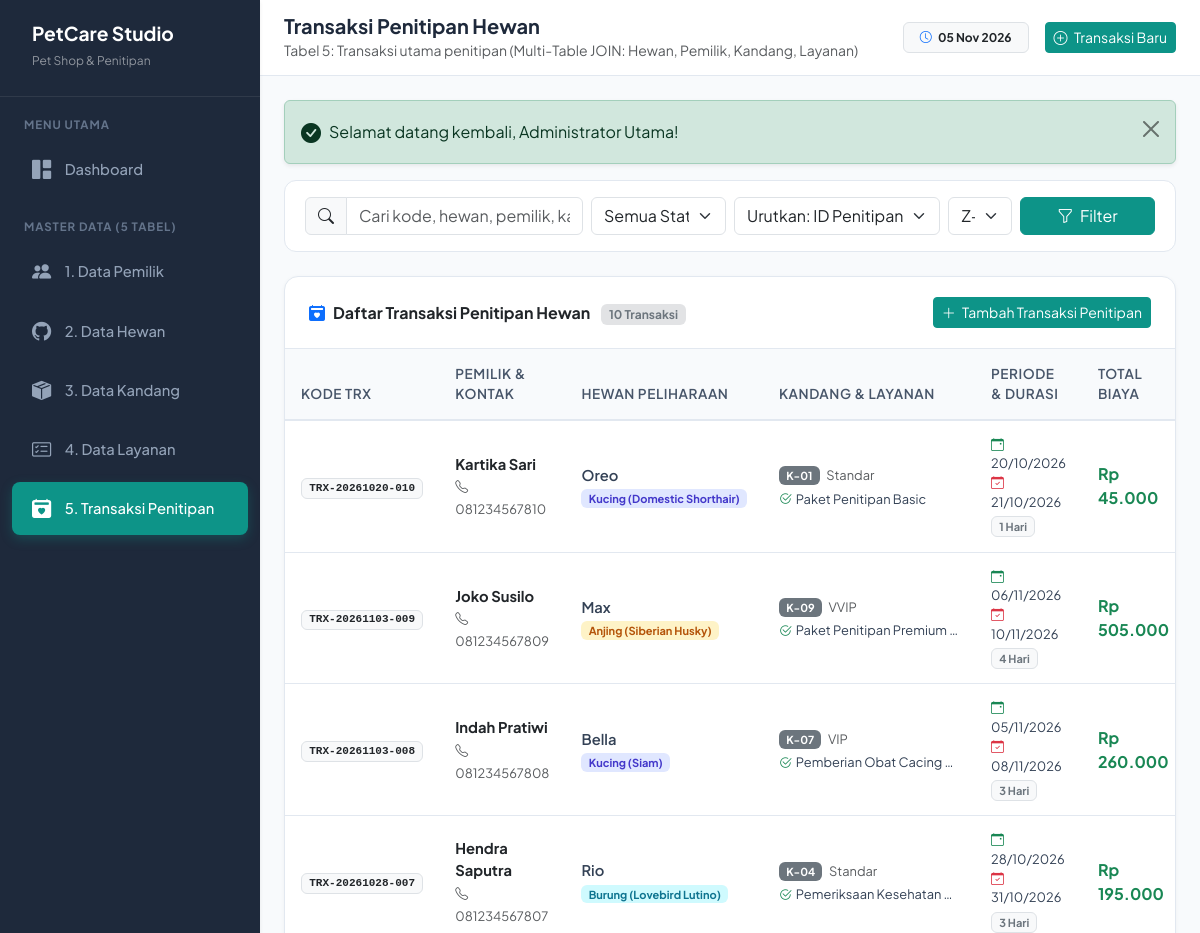
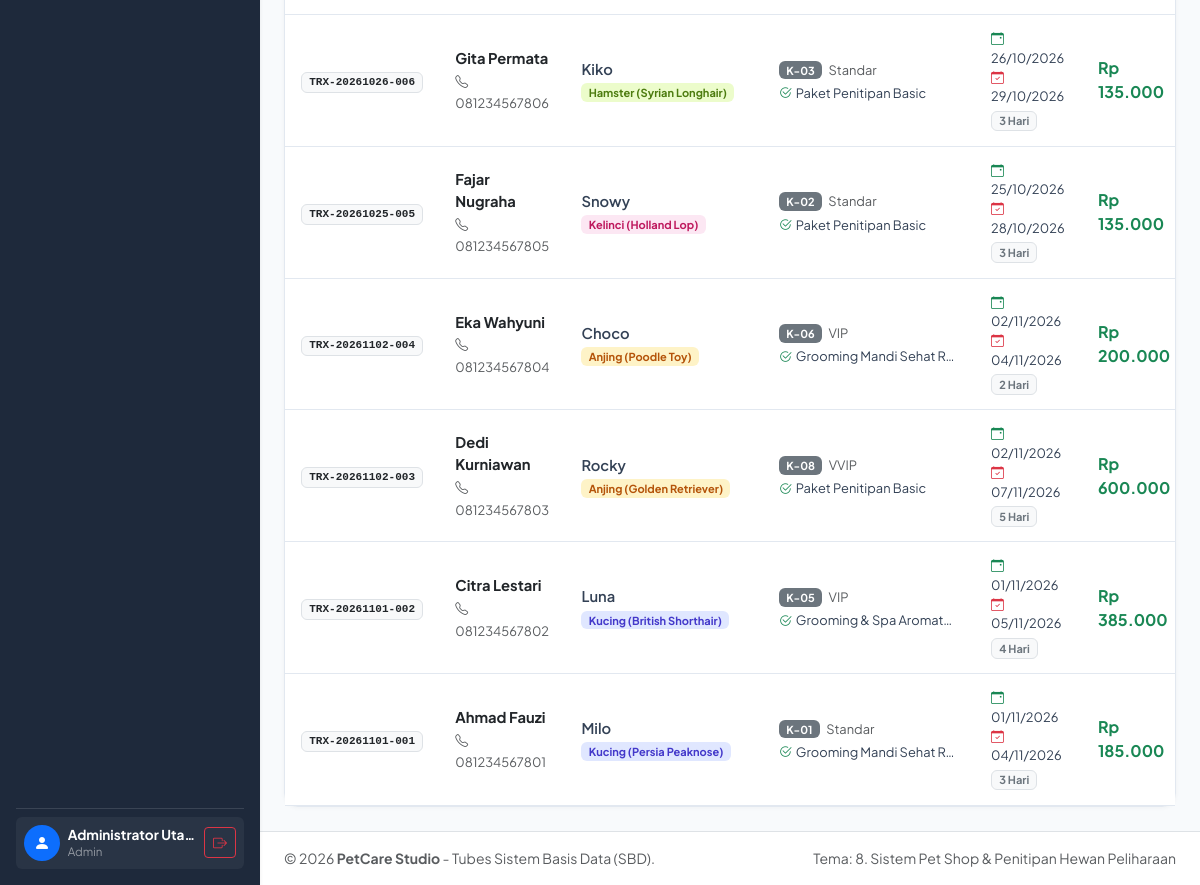
Page /penitipan/index.php (signed in) on the committed database (2 pictures, top to bottom).
### tables this page shows
CREATE TABLE `penitipan` (
    `id_penitipan` INT AUTO_INCREMENT PRIMARY KEY,
    `kode_transaksi` VARCHAR(30) NOT NULL UNIQUE,
    `id_hewan` INT NOT NULL,
    `id_kandang` INT NOT NULL,
    `id_layanan` INT NOT NULL,
    `tgl_masuk` DATE NOT NULL,
    `tgl_keluar` DATE NOT NULL,
    `total_hari` INT NOT NULL CHECK (`total_hari` > 0),
    `total_biaya` DECIMAL(12,2) NOT NULL CHECK (`total_biaya` >= 0),
    `status_penitipan` ENUM('Booking', 'Aktif', 'Selesai', 'Batal') NOT NULL DEFAULT 'Booking',
    `catatan` TEXT,
    `created_at` TIMESTAMP DEFAULT CURRENT_TIMESTAMP,
    CONSTRAINT `fk_penitipan_hewan` FOREIGN KEY (`id_hewan`) 
        REFERENCES `hewan` (`id_hewan`) 
        ON DELETE RESTRICT 
        ON UPDATE CASCADE,
    CONSTRAINT `fk_penitipan_kandang` FOREIGN KEY (`id_kandang`) 
        REFERENCES `kandang` (`id_kandang`) 
        ON DELETE RESTRICT 
        ON UPDATE CASCADE,
    CONSTRAINT `fk_penitipan_layanan` FOREIGN KEY (`id_layanan`) 
        REFERENCES `layanan` (`id_layanan`) 
        ON DELETE RESTRICT 
        ON UPDATE CASCADE
);

CREATE TABLE `pemilik` (
    `id_pemilik` INT AUTO_INCREMENT PRIMARY KEY,
    `nama_pemilik` VARCHAR(100) NOT NULL,
    `no_hp` VARCHAR(20) NOT NULL,
    `email` VARCHAR(100) UNIQUE,
    `alamat` TEXT NOT NULL,
    `created_at` TIMESTAMP DEFAULT CURRENT_TIMESTAMP
);

CREATE TABLE `hewan` (
    `id_hewan` INT AUTO_INCREMENT PRIMARY KEY,
    `id_pemilik` INT NOT NULL,
    `nama_hewan` VARCHAR(50) NOT NULL,
    `jenis_hewan` ENUM('Kucing', 'Anjing', 'Kelinci', 'Hamster', 'Burung', 'Reptil') NOT NULL,
    `ras` VARCHAR(50) NOT NULL,
    `umur_bulan` INT NOT NULL CHECK (`umur_bulan` >= 0),
    `jenis_kelamin` ENUM('Jantan', 'Betina') NOT NULL,
    `berat_kg` DECIMAL(4,2) NOT NULL CHECK (`berat_kg` > 0),
    `created_at` TIMESTAMP DEFAULT CURRENT_TIMESTAMP,
    CONSTRAINT `fk_hewan_pemilik` FOREIGN KEY (`id_pemilik`) 
        REFERENCES `pemilik` (`id_pemilik`) 
        ON DELETE CASCADE 
        ON UPDATE CASCADE
);

CREATE TABLE `kandang` (
    `id_kandang` INT AUTO_INCREMENT PRIMARY KEY,
    `nomor_kandang` VARCHAR(20) NOT NULL UNIQUE,
    `tipe_kandang` ENUM('Standar', 'VIP', 'VVIP') NOT NULL,
    `kapasitas` INT NOT NULL DEFAULT 1 CHECK (`kapasitas` > 0),
    `tarif_per_hari` DECIMAL(10,2) NOT NULL CHECK (`tarif_per_hari` > 0),
    `status_kandang` ENUM('Tersedia', 'Terisi', 'Perbaikan') NOT NULL DEFAULT 'Tersedia',
    `created_at` TIMESTAMP DEFAULT CURRENT_TIMESTAMP
);

CREATE TABLE `layanan` (
    `id_layanan` INT AUTO_INCREMENT PRIMARY KEY,
    `nama_layanan` VARCHAR(100) NOT NULL,
    `kategori` ENUM('Penitipan Saja', 'Grooming & Spa', 'Kesehatan & Vaksin', 'Perawatan Khusus') NOT NULL,
    `tarif_layanan` DECIMAL(10,2) NOT NULL CHECK (`tarif_layanan` >= 0),
    `deskripsi` TEXT,
    `created_at` TIMESTAMP DEFAULT CURRENT_TIMESTAMP
);

### penitipan/index.php (the view, shortened to what this page needs)
<?php
require_once __DIR__ . '/../includes/header.php';
$search = cleanInput($_GET['search'] ?? '');
$sort   = cleanInput($_GET['sort'] ?? 'p.id_penitipan');
$order  = cleanInput($_GET['order'] ?? 'DESC');
$order = strtoupper($order) === 'ASC' ? 'ASC' : 'DESC';
$sql = "SELECT
    p.id_penitipan,
    p.kode_transaksi,
    p.tgl_masuk,
    p.tgl_keluar,
    p.total_hari,
    p.total_biaya,
    p.status_penitipan,
    p.catatan,
    p.created_at,
    h.id_hewan,
    h.nama_hewan,
    h.jenis_hewan,
    h.ras,
    pm.id_pemilik,
    pm.nama_pemilik,
    pm.no_hp,
    k.id_kandang,
    k.nomor_kandang,
    k.tipe_kandang,
    k.tarif_per_hari,
    l.id_layanan,
    l.nama_layanan,
    l.tarif_layanan
FROM penitipan p
INNER JOIN hewan h ON p.id_hewan = h.id_hewan
INNER JOIN pemilik pm ON h.id_pemilik = pm.id_pemilik
INNER JOIN kandang k ON p.id_kandang = k.id_kandang
INNER JOIN layanan l ON p.id_layanan = l.id_layanan
WHERE 1=1";
$sql .= " ORDER BY $sort $order";
$result = mysqli_query($conn, $sql);
$totalRows = mysqli_num_rows($result);
?>
<div class="filter-bar">
    <form action="" method="GET" class="row g-2 align-items-center">
        <div class="col-md-4">
            <div class="input-group">
                <span class="input-group-text bg-light"><i class="bi bi-search"></i></span>
                <input type="text" name="search" class="form-control" placeholder="Cari kode, hewan, pemilik, kandang..." value="<?= htmlspecialchars($search) ?>">
            </div>
        </div>
        <div class="col-md-2">
            <select name="status" class="form-select">
                <option value="">Semua Status</option>
            </select>
        </div>
        <div class="col-md-3">
            <select name="sort" class="form-select">
                <option value="p.id_penitipan" <?= $sort === 'p.id_penitipan' ? 'selected' : '' ?>>Urutkan: ID Penitipan</option>
            </select>
        </div>
        <div class="col-md-1">
            <select name="order" class="form-select">
                <option value="DESC" <?= $order === 'DESC' ? 'selected' : '' ?>>Z-A (Terbaru)</option>
            </select>
        </div>
        <div class="col-md-2 d-flex gap-2">
            <button type="submit" class="btn btn-primary w-100">
                <i class="bi bi-funnel me-1"></i> Filter
            </button>
        </div>
    </form>
</div>
<div class="card card-custom">
    <div class="card-header d-flex justify-content-between align-items-center">
        <div>
            <span class="fw-bold"><i class="bi bi-calendar2-heart-fill me-2 text-primary"></i>Daftar Transaksi Penitipan Hewan</span>
            <span class="badge bg-secondary-subtle text-secondary ms-2"><?= $totalRows ?> Transaksi</span>
        </div>
        <a href="<?= base_url('penitipan/tambah.php') ?>" class="btn btn-sm btn-primary">
            <i class="bi bi-plus-lg me-1"></i> Tambah Transaksi Penitipan
        </a>
    </div>
    <div class="table-responsive">
        <table class="table table-custom table-hover mb-0">
            <thead>
                <tr>
                    <th>Kode TRX</th>
                    <th>Pemilik & Kontak</th>
                    <th>Hewan Peliharaan</th>
                    <th>Kandang & Layanan</th>
                    <th>Periode & Durasi</th>
                    <th>Total Biaya</th>
                </tr>
            </thead>
            <tbody>
                <?php if ($result && $totalRows > 0): ?>
                    <?php while ($row = mysqli_fetch_assoc($result)): ?>
                        <tr>
                            <td>
                                <span class="badge bg-light text-dark font-monospace border fw-bold">
                                    <?= htmlspecialchars($row['kode_transaksi']) ?>
                                </span>
                            </td>
                            <td>
                                <div class="fw-bold text-dark"><?= htmlspecialchars($row['nama_pemilik']) ?></div>
                                <small class="text-muted"><i class="bi bi-telephone me-1"></i><?= htmlspecialchars($row['no_hp']) ?></small>
                            </td>
                            <td>
                                <div class="fw-semibold"><?= htmlspecialchars($row['nama_hewan']) ?></div>
                                <span class="badge badge-pet-<?= strtolower($row['jenis_hewan']) ?>">
                                    <?= htmlspecialchars($row['jenis_hewan']) ?> (<?= htmlspecialchars($row['ras']) ?>)
                                </span>
                            </td>
                            <td>
                                <div>
                                    <span class="badge bg-secondary me-1"><?= htmlspecialchars($row['nomor_kandang']) ?></span>
                                    <small class="text-muted"><?= htmlspecialchars($row['tipe_kandang']) ?></small>
                                </div>
                                <div class="small text-truncate mt-1" style="max-width: 180px;" title="<?= htmlspecialchars($row['nama_layanan']) ?>">
                                    <i class="bi bi-check2-circle text-success me-1"></i><?= htmlspecialchars($row['nama_layanan']) ?>
                                </div>
                            </td>
                            <td>
                                <div class="small"><i class="bi bi-calendar-event text-success me-1"></i> <?= date('d/m/Y', strtotime($row['tgl_masuk'])) ?></div>
                                <div class="small"><i class="bi bi-calendar-check text-danger me-1"></i> <?= date('d/m/Y', strtotime($row['tgl_keluar'])) ?></div>
                                <span class="badge bg-light text-secondary border mt-1"><?= $row['total_hari'] ?> Hari</span>
                            </td>
                            <td>
                                <span class="fw-bold text-success fs-6"><?= formatRupiah($row['total_biaya']) ?></span>
                            </td>
                        </tr>
                    <?php endwhile; ?>
                <?php endif; ?>
            </tbody>
        </table>
    </div>
</div>
<?php require_once __DIR__ . '/../includes/footer.php'; ?>

### assets/css/style.css (style rules this page uses)
:root { --primary-color: #0d9488; --primary-hover: #0f766e; --primary-light: #ccfbf1; --secondary-color: #f59e0b; --secondary-light: #fef3c7; --sidebar-bg: #1e293b; --sidebar-hover: #334155; --body-bg: #f8fafc; --card-border: #e2e8f0; --text-main: #1e293b; --text-muted: #64748b; }
body { font-family: 'Plus Jakarta Sans', -apple-system, BlinkMacSystemFont, "Segoe UI", Roboto, sans-serif; background-color: var(--body-bg); color: var(--text-main); min-height: 100vh; }
.card-custom { border: 1px solid var(--card-border); border-radius: 14px; background: #ffffff; box-shadow: 0 1px 4px rgba(0, 0, 0, 0.04); }
.card-custom .card-header { background-color: transparent; border-bottom: 1px solid var(--card-border); padding: 1.25rem 1.5rem; font-weight: 600; }
.table-custom { vertical-align: middle; }
.table-custom thead th { background-color: #f8fafc; color: #475569; font-weight: 600; font-size: 0.85rem; text-transform: uppercase; letter-spacing: 0.04em; border-bottom: 2px solid var(--card-border); padding: 0.9rem 1rem; }
.table-custom tbody td { padding: 0.9rem 1rem; color: #334155; font-size: 0.92rem; border-bottom: 1px solid var(--card-border); }
.badge-pet-kucing { background-color: #e0e7ff; color: #4338ca; }
.badge-pet-anjing { background-color: #fef3c7; color: #b45309; }
.badge-pet-kelinci { background-color: #fce7f3; color: #be185d; }
.badge-pet-hamster { background-color: #ecfccb; color: #4d7c0f; }
.badge-pet-burung { background-color: #cffafe; color: #0e7490; }
.filter-bar { background: #ffffff; border-radius: 12px; padding: 1rem 1.25rem; border: 1px solid var(--card-border); margin-bottom: 1.5rem; }
.btn-primary { background-color: var(--primary-color); border-color: var(--primary-color); }

### rows in the picture
penitipan: kode_transaksi "TRX-20261020-010", pemilik.nama_pemilik "Kartika Sari", pemilik.no_hp "081234567810", id_hewan.nama_hewan "Oreo", id_hewan.jenis_hewan "Kucing", id_hewan.ras "Domestic Shorthair", id_kandang.nomor_kandang "K-01", id_kandang.tipe_kandang "Standar", id_layanan.nama_layanan "Paket Penitipan Basic", tgl_masuk "20/10/2026", tgl_keluar "21/10/2026", total_hari "1", total_biaya "Rp 45.000"
penitipan: kode_transaksi "TRX-20261103-009", pemilik.nama_pemilik "Joko Susilo", pemilik.no_hp "081234567809", id_hewan.nama_hewan "Max", id_hewan.jenis_hewan "Anjing", id_hewan.ras "Siberian Husky", id_kandang.nomor_kandang "K-09", id_kandang.tipe_kandang "VVIP", id_layanan.nama_layanan "Paket Penitipan Premium…", tgl_masuk "06/11/2026", tgl_keluar "10/11/2026", total_hari "4", total_biaya "Rp 505.000"
penitipan: kode_transaksi "TRX-20261103-008", pemilik.nama_pemilik "Indah Pratiwi", pemilik.no_hp "081234567808", id_hewan.nama_hewan "Bella", id_hewan.jenis_hewan "Kucing", id_hewan.ras "Siam", id_kandang.nomor_kandang "K-07", id_kandang.tipe_kandang "VIP", id_layanan.nama_layanan "Pemberian Obat Cacing…", tgl_masuk "05/11/2026", tgl_keluar "08/11/2026", total_hari "3", total_biaya "Rp 260.000"
penitipan: kode_transaksi "TRX-20261028-007", pemilik.nama_pemilik "Hendra Saputra", pemilik.no_hp "081234567807", id_hewan.nama_hewan "Rio", id_hewan.jenis_hewan "Burung", id_hewan.ras "Lovebird Lutino", id_kandang.nomor_kandang "K-04", id_kandang.tipe_kandang "Standar", id_layanan.nama_layanan "Pemeriksaan Kesehatan…", tgl_masuk "28/10/2026", tgl_keluar "31/10/2026", total_hari "3", total_biaya "Rp 195.000"
penitipan: kode_transaksi "TRX-20261026-006", pemilik.nama_pemilik "Gita Permata", pemilik.no_hp "081234567806", id_hewan.nama_hewan "Kiko", id_hewan.jenis_hewan "Hamster", id_hewan.ras "Syrian Longhair", id_kandang.nomor_kandang "K-03", id_kandang.tipe_kandang "Standar", id_layanan.nama_layanan "Paket Penitipan Basic", tgl_masuk "26/10/2026", tgl_keluar "29/10/2026", total_hari "3", total_biaya "Rp 135.000"
penitipan: kode_transaksi "TRX-20261025-005", pemilik.nama_pemilik "Fajar Nugraha", pemilik.no_hp "081234567805", id_hewan.nama_hewan "Snowy", id_hewan.jenis_hewan "Kelinci", id_hewan.ras "Holland Lop", id_kandang.nomor_kandang "K-02", id_kandang.tipe_kandang "Standar", id_layanan.nama_layanan "Paket Penitipan Basic", tgl_masuk "25/10/2026", tgl_keluar "28/10/2026", total_hari "3", total_biaya "Rp 135.000"
penitipan: kode_transaksi "TRX-20261102-004", pemilik.nama_pemilik "Eka Wahyuni", pemilik.no_hp "081234567804", id_hewan.nama_hewan "Choco", id_hewan.jenis_hewan "Anjing", id_hewan.ras "Poodle Toy", id_kandang.nomor_kandang "K-06", id_kandang.tipe_kandang "VIP", id_layanan.nama_layanan "Grooming Mandi Sehat R…", tgl_masuk "02/11/2026", tgl_keluar "04/11/2026", total_hari "2", total_biaya "Rp 200.000"
penitipan: kode_transaksi "TRX-20261102-003", pemilik.nama_pemilik "Dedi Kurniawan", pemilik.no_hp "081234567803", id_hewan.nama_hewan "Rocky", id_hewan.jenis_hewan "Anjing", id_hewan.ras "Golden Retriever", id_kandang.nomor_kandang "K-08", id_kandang.tipe_kandang "VVIP", id_layanan.nama_layanan "Paket Penitipan Basic", tgl_masuk "02/11/2026", tgl_keluar "07/11/2026", total_hari "5", total_biaya "Rp 600.000"
penitipan: kode_transaksi "TRX-20261101-002", pemilik.nama_pemilik "Citra Lestari", pemilik.no_hp "081234567802", id_hewan.nama_hewan "Luna", id_hewan.jenis_hewan "Kucing", id_hewan.ras "British Shorthair", id_kandang.nomor_kandang "K-05", id_kandang.tipe_kandang "VIP", id_layanan.nama_layanan "Grooming & Spa Aromat…", tgl_masuk "01/11/2026", tgl_keluar "05/11/2026", total_hari "4", total_biaya "Rp 385.000"
penitipan: kode_transaksi "TRX-20261101-001", pemilik.nama_pemilik "Ahmad Fauzi", pemilik.no_hp "081234567801", id_hewan.nama_hewan "Milo", id_hewan.jenis_hewan "Kucing", id_hewan.ras "Persia Peaknose", id_kandang.nomor_kandang "K-01", id_kandang.tipe_kandang "Standar", id_layanan.nama_layanan "Grooming Mandi Sehat R…", tgl_masuk "01/11/2026", tgl_keluar "04/11/2026", total_hari "3", total_biaya "Rp 185.000"

### other values in the picture
$_SESSION['nama_lengkap'] "Administrator Utama"
$_SESSION['role'] "Admin"
$pageTitle "Transaksi Penitipan Hewan"
$pageSubtitle "Tabel 5: Transaksi utama penitipan (Multi-Table JOIN: Hewan, Pemilik, Kandang, Layanan)"
$flash['message'] "Selamat datang kembali, Administrator Utama!"
$totalRows "10"
